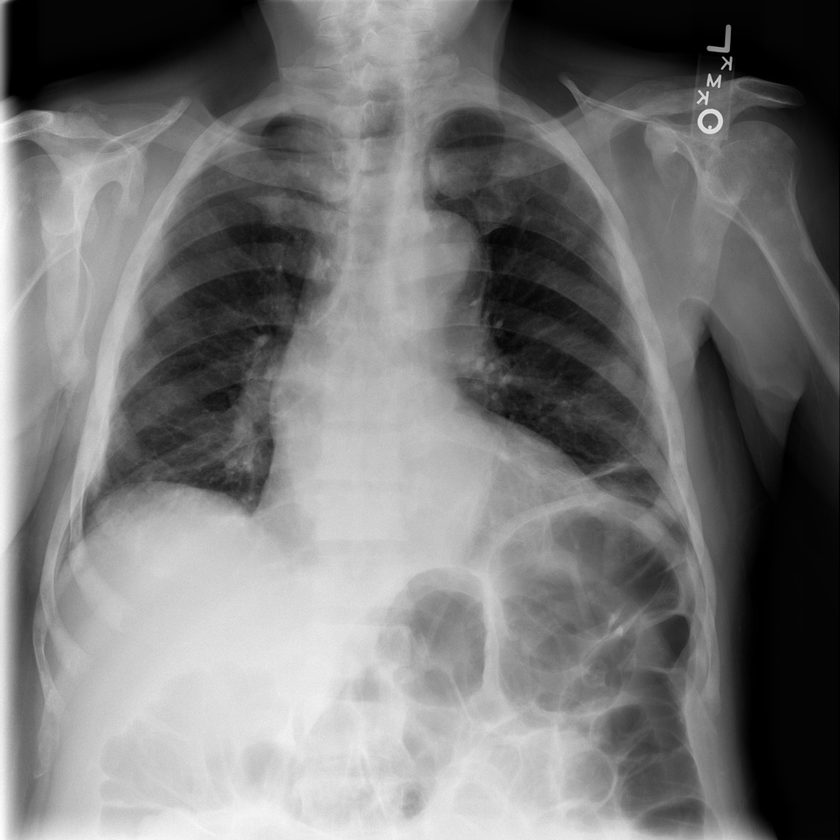
#> input picture img/chest_006.png, 840 x 840 px, shrunk from 1024 x 1024 before the run
$ python read_and_plot_image.py
#> lines starting #> are read from the running program, lines starting #| are printed output that depends on the picture
# -*- coding: utf-8 -*-

"""
This script reads in an image from its relative path
and uses matplotlib to plot the image.

Note: The relative path uses ".." to move up
one folder, as we are in the example_scripts, but want
access to the img folder.
"""

from skimage import io
import matplotlib.pyplot as plt

img = io.imread("../img/chest_006.png")
#> img is the input picture: shape (840, 840); min 0, max 254, mean 118.5
img2 = io.imread("../img/brain_tumors/glioma3.jpg")
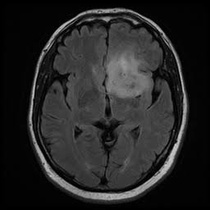
#> input picture img/brain_tumors/glioma3.jpg, 210 x 210 px, shrunk from 256 x 256 before the run
#> img2 is the input picture: shape (210, 210, 3); min 0, max 206, mean 37.8
print(img2.shape)
#| (210, 210, 3)

plt.subplot(1, 3, 1)
plt.imshow(img2[:, :, 0])
plt.subplot(1, 3, 2)
plt.imshow(img2[:, :, 1])
plt.subplot(1, 3, 3)
plt.imshow(img2[:, :, 2])

plt.show()
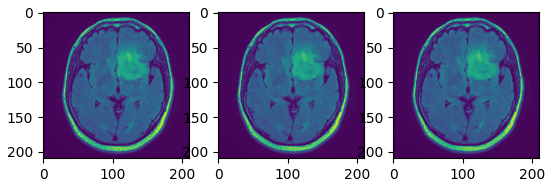
#> figure drawn by matplotlib, 3 panels
